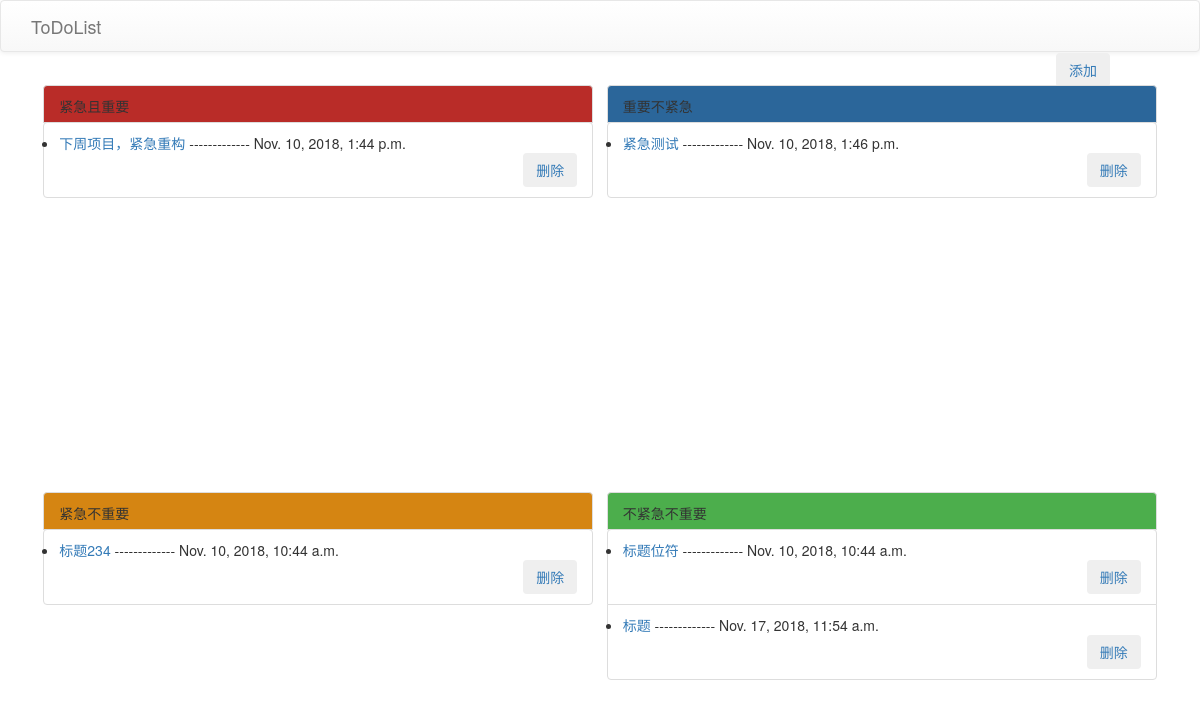
The app's page /, older data.
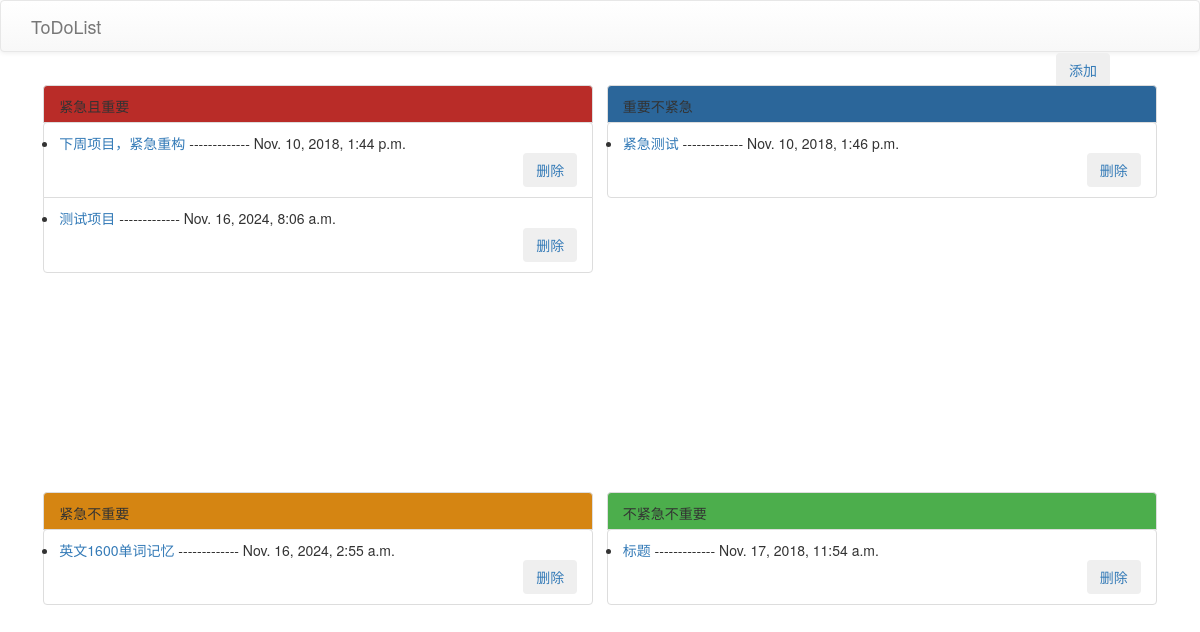
The same page, newer data.
### list/models.py (models this page shows)
class ToDu(models.Model):
    title = models.CharField(max_length=23)
    content = models.TextField()
    status = models.CharField(max_length=3)
    create_time = models.DateTimeField(auto_now_add=True)
    accomplish = models.BooleanField(default=False)

### Todolist/views.py (the view)
# urls.py: path('',views.index),
def index(request):
    todo_list_all = models.ToDu.objects.all()
    if todo_list_all:
        return render(request,'index.html',{'todo_list_all':todo_list_all})
    else:
        mesage = "数据库为空"
        return render(request, 'index.html', {'erro':mesage})

### templates/index.html (shortened to what this page needs)
{% extends "base.html" %}
{% block content %}
    <div class="container">
        <div class="inner-container">
            <div style="position: absolute;
                                top: 6%;
                                left: 88%;">
                <button class="btn" type="submit" style="float: right"><a href="/todo/create/">添加</a></button>
            </div>
            <div class="item">
            <span class="list-group-item" style="background-color: #b92c28;height: 10%">紧急且重要
            </span>
                <div>
                     {% if todo_list_all %}
                    {% for list in todo_list_all %}
                         {% if list.status == "1" %}
                             <ul class="list-group-item"  id="sItem" style="position:page; height: 40%">
                                <li>
                                    <a href="/todo/tolist?status={{ list.status }}">{{ list.title }} </a>
                                    -------------
                                    <span style="float: contour">{{ list.create_time }}</span>
                                    <div  class="button_container">
                                    <a href="/todo/delete?id={{ list.id }}"><button class="btn" align="right">删除</button></a>
                                    </div>
                                </li>
                          </ul>
                         {% endif %}
                    {% endfor %}
                {% else %}
                    {{ erro }}
                {% endif %}
                </div>
            </div>
            <div class="item">
                 <span class="list-group-item" style="background-color: #2b669a;height: 10%">重要不紧急
            </span>
                <div>
                {% if todo_list_all %}
                    {% for list in todo_list_all %}
                         {% if list.status == "2" %}
                             <ul class="list-group-item"  id="sItem" style="position:page; height: 30%">
                        <li>
                            <a href="/todo/tolist?status={{ list.status }}">{{ list.title }}</a>
                               -------------
                            <span style="float: contour">{{ list.create_time }}</span>
                            <div  class="button_container" >
                            <a href="/todo/delete?id={{ list.id }}"><button type="button" class="btn">删除</button></a>
                            </div>
                        </li>
                          </ul>
                         {% endif %}
                    {% endfor %}
                {% else %}
                    {{ erro }}
                {% endif %}
                </div>
            </div>
        </div>
        <div class="inner-container">
            <div class="item">
            <span class="list-group-item" style="background-color: #d58512;height: 10%">紧急不重要
            </span>
                <div>{% if todo_list_all %}
                    {% for list in todo_list_all %}
                         {% if list.status == "3" %}
                             <ul class="list-group-item"  id="sItem" style="position:page; height: 30%">
                        <li>
                            <a href="/todo/tolist?status={{ list.status }}">{{ list.title }}</a>
                               -------------
                            <span style="float: contour">{{ list.create_time }}</span>
                            <div class="button_container" >
                            <a href="/todo/delete?id={{ list.id }}"><button type="button" class="btn" align="right">删除</button></a>
                            </div>
                        </li>
                          </ul>
                         {% endif %}
                    {% endfor %}
                {% else %}
                    {{ erro }}
                {% endif %}
                </div>
            </div>
            <div class="item">
                 <span class="list-group-item" style="background-color: #4cae4c;height: 10%">不紧急不重要
            </span>
                <div>
                    {% if todo_list_all %}
                    {% for list in todo_list_all %}
                         {% if list.status == "4" %}
                             <ul class="list-group-item"  id="sItem" style="position:page; height: 30%">
                        <li>
                            <a href="/todo/tolist?status={{ list.status }}">{{ list.title }}</a>
                               -------------
                            <span style="float: contour">{{ list.create_time }}</span>
                            <div  class="button_container" >
                            <a href="/todo/delete?id={{ list.id }}"><button type="button" class="btn" align="right">删除</button></a>
                            </div>
                        </li>
                          </ul>
                         {% endif %}
                    {% endfor %}
                {% else %}
                    {{ erro }}
                {% endif %}
                </div>
            </div>
        </div>
    </div>
{% endblock %}

### templates/base.html (shortened to what this page needs)
{% load static %}
<!DOCTYPE html>
<html lang="en">
<head>
    {% block head %}
         <link rel="stylesheet" href="{% static "bootstrap-3.3.7-dist/css/bootstrap.min.css" %}">
         <link rel="stylesheet" href="{% static "bootstrap-3.3.7-dist/css/bootstrap-theme.min.css" %}">
    {% endblock %}
</head>
<body>
{% block nav %}
    <nav class="navbar navbar-default">
  <div class="container-fluid">
    <div class="collapse navbar-collapse" id="bs-example-navbar-collapse-1">
      <ul class="nav navbar-nav">
          <a class="navbar-brand" href="/">ToDoList</a>
      </ul>
    </div>
  </div>
</nav>
{% endblock %}
{% block content %}
{% endblock %}
</body>
</html>

### templates/index.html (style rules this page uses)
.container { display:flex; flex-direction: column; height: 100vh; }
.inner-container { display: flex; flex-direction: row; height: 70vh; margin: 5pt; }
.item { width: 580px; height: 380px; margin: 5pt; }
.button_container { display: flex; align-items: center; justify-content: flex-end; height: 100%; }

Row changes from the older to the newer data that the page shows:
removed ToDu: title "标题234", create_time "Nov. 10, 2018, 10:44 a.m."
removed ToDu: title "标题位符", create_time "Nov. 10, 2018, 10:44 a.m."
added ToDu: title "测试项目", create_time "Nov. 16, 2024, 8:06 a.m."
added ToDu: title "英文1600单词记忆", create_time "Nov. 16, 2024, 2:55 a.m."
